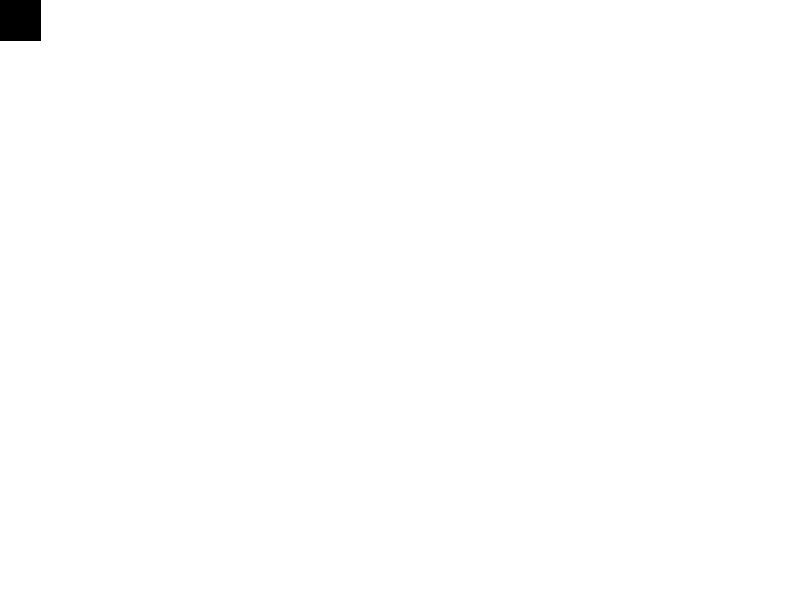
Frame 1 (no input)
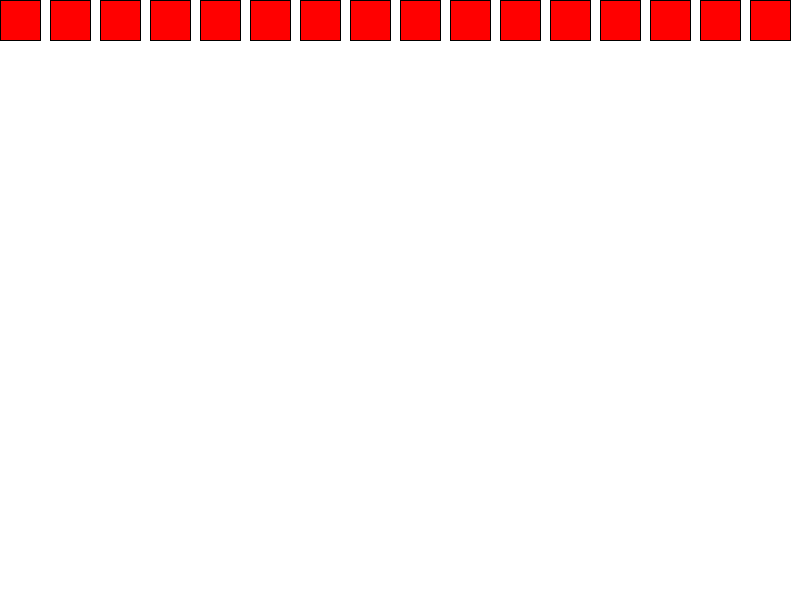
Frame 60 (the mouse pressed at the canvas centre just before this capture)
Frame 120 (the mouse held since frame 60 and released just before this capture): identical to frame 60, image omitted

The Processing sketch that drew these frames (run headless with seeded random() and noise(); from frame 60 on, the mouse is pressed at the canvas centre):

// Processing sketch: sketch_2_ifColor
// ── sketch_2_ifColor.pde
int x = 0;
int y = 0;

int r = 0;
int g = 0;
int b = 0;

void setup() {
  size(800, 600);
  background(255); // one number 0-255 is dark to light
}

void draw() {
  // painter's algorithm
  fill(r, g, b);
  rectMode(CORNER);
  rect(x, y, 40, 40); // square
  x = x+50;
  r = r + 50;
  if (x>width) { // test
    // TRUE:
    x = 0;
    //y = y + 50;
    //r = 0;
    //g = g+50;
  }
  if (y>height) { // another test
    // TRUE
    x = 0;
    //y = 0;
   // r = 0;
   // g = 0;
   // b = b+50;
   // if (b > 255) b = 0;
  }
}
